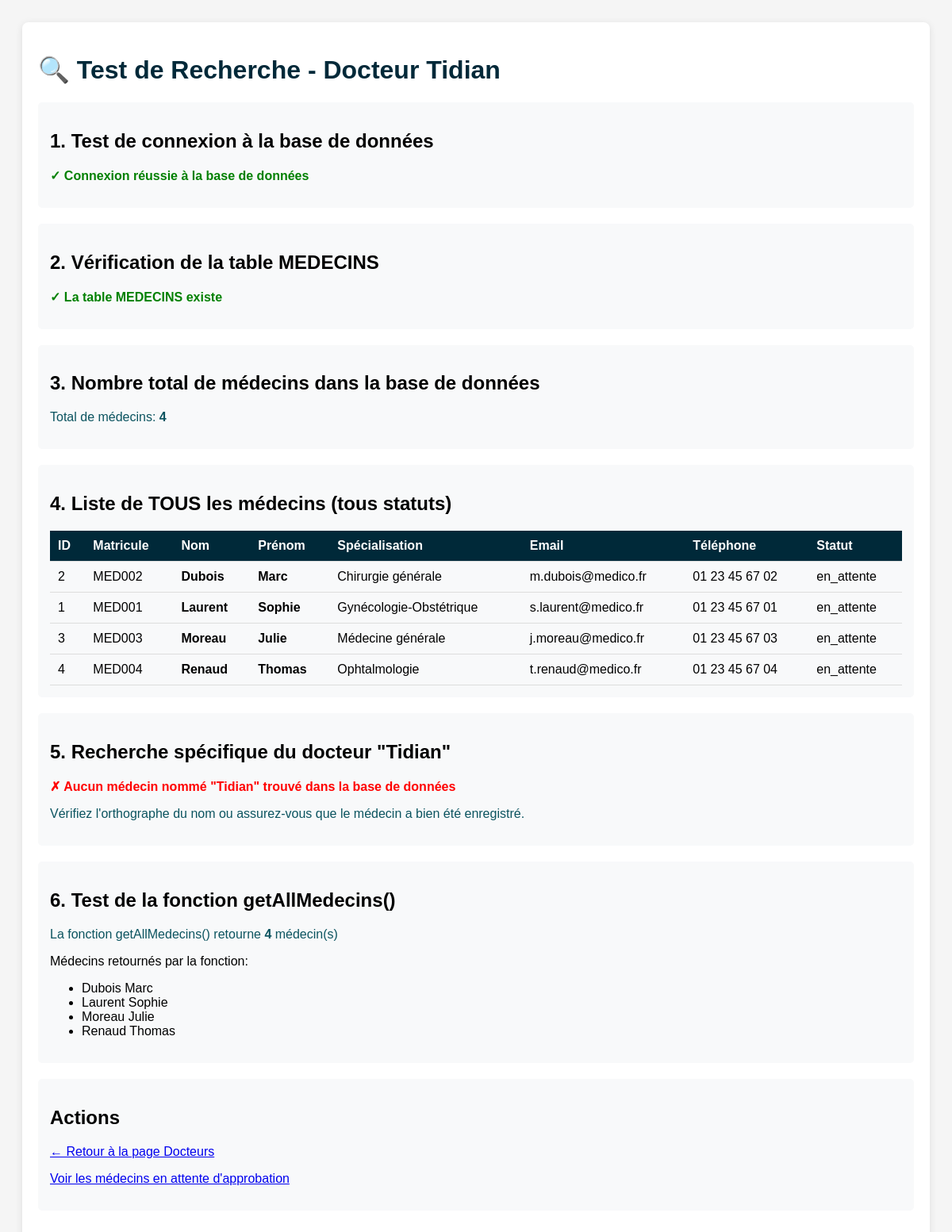
The page /test-tidian.php on the database its author committed.
### tables this page shows
CREATE TABLE IF NOT EXISTS `MEDECINS` (
    `id_med` INT AUTO_INCREMENT PRIMARY KEY,
    `Matricule_med` VARCHAR(50) UNIQUE NOT NULL,
    `Nom_med` VARCHAR(100) NOT NULL,
    `Prénom_med` VARCHAR(100) NOT NULL,
    `Spécialisation_med` VARCHAR(100) NOT NULL,
    `Tel_med` VARCHAR(20),
    `Email_med` VARCHAR(100) UNIQUE,
    `Photo_profil` VARCHAR(255) NULL,
    `statut` ENUM('en_attente', 'approuvé', 'refusé') DEFAULT 'en_attente',
    `Date_creation` TIMESTAMP DEFAULT CURRENT_TIMESTAMP,
    INDEX `idx_matricule_med` (`Matricule_med`),
    INDEX `idx_specialisation` (`Spécialisation_med`),
    UNIQUE INDEX `idx_email_med` (`Email_med`)
);

### config/database_functions.php (called while the page is built, shortened)
<?php
function getAllMedecins() {
    try {
        $pdo = bdd();
        $sql = "SELECT * FROM MEDECINS ORDER BY Nom_med, Prénom_med";
        $stmt = $pdo->query($sql);
        $result = $stmt->fetchAll(PDO::FETCH_ASSOC);
        return $result ? $result : [];
    } catch (PDOException $e) {
        if (strpos($e->getMessage(), "doesn't exist") !== false ||
            strpos($e->getMessage(), "n'existe pas") !== false) {
            throw new PDOException("La table MEDECINS n'existe pas. Veuillez exécuter install.php pour créer la base de données.");
        }
        error_log("Erreur getAllMedecins: " . $e->getMessage());
        return [];
    }
}
?>

### test-tidian.php (the view, shortened to what this page needs)
<?php
require_once 'config/database_functions.php';
?>
<!DOCTYPE html>
<html lang="fr">
<head>
</head>
<body>
    <div class="container">
        <h1>🔍 Test de Recherche - Docteur Tidian</h1>
        <?php
        try {
            $pdo = bdd();
            echo '<div class="section">';
            echo '<h2>1. Test de connexion à la base de données</h2>';
            echo '<p class="success">✓ Connexion réussie à la base de données</p>';
            echo '</div>';
            echo '<div class="section">';
            echo '<h2>2. Vérification de la table MEDECINS</h2>';
            $stmt = $pdo->query("SHOW TABLES LIKE 'MEDECINS'");
            if ($stmt->rowCount() > 0) {
                echo '<p class="success">✓ La table MEDECINS existe</p>';
            } else {
                echo '<p class="error">✗ La table MEDECINS n\'existe pas</p>';
            }
            echo '</div>';
            echo '<div class="section">';
            echo '<h2>3. Nombre total de médecins dans la base de données</h2>';
            $stmt = $pdo->query("SELECT COUNT(*) as total FROM MEDECINS");
            $count = $stmt->fetch(PDO::FETCH_ASSOC);
            echo '<p class="info">Total de médecins: <strong>' . $count['total'] . '</strong></p>';
            echo '</div>';
            echo '<div class="section">';
            echo '<h2>4. Liste de TOUS les médecins (tous statuts)</h2>';
            $stmt = $pdo->query("SELECT * FROM MEDECINS ORDER BY Nom_med, Prénom_med");
            $all_medecins = $stmt->fetchAll(PDO::FETCH_ASSOC);
            if (empty($all_medecins)) {
                echo '<p class="error">✗ Aucun médecin trouvé dans la base de données</p>';
            } else {
                echo '<table>';
                echo '<tr><th>ID</th><th>Matricule</th><th>Nom</th><th>Prénom</th><th>Spécialisation</th><th>Email</th><th>Téléphone</th><th>Statut</th></tr>';
                foreach ($all_medecins as $med) {
                    $highlight = (stripos($med['Nom_med'], 'Tidian') !== false || stripos($med['Prénom_med'], 'Tidian') !== false) ? 'style="background: #fff3cd;"' : '';
                    echo '<tr ' . $highlight . '>';
                    echo '<td>' . htmlspecialchars($med['id_med']) . '</td>';
                    echo '<td>' . htmlspecialchars($med['Matricule_med'] ?? 'N/A') . '</td>';
                    echo '<td><strong>' . htmlspecialchars($med['Nom_med']) . '</strong></td>';
                    echo '<td><strong>' . htmlspecialchars($med['Prénom_med']) . '</strong></td>';
                    echo '<td>' . htmlspecialchars($med['Spécialisation_med'] ?? 'N/A') . '</td>';
                    echo '<td>' . htmlspecialchars($med['Email_med'] ?? 'N/A') . '</td>';
                    echo '<td>' . htmlspecialchars($med['Tel_med'] ?? 'N/A') . '</td>';
                    echo '<td>' . htmlspecialchars($med['statut'] ?? 'N/A') . '</td>';
                    echo '</tr>';
                }
                echo '</table>';
            }
            echo '</div>';
            echo '<div class="section">';
            echo '<h2>5. Recherche spécifique du docteur "Tidian"</h2>';
            $stmt = $pdo->prepare("SELECT * FROM MEDECINS WHERE Nom_med LIKE ? OR Prénom_med LIKE ? OR Nom_med LIKE ? OR Prénom_med LIKE ?");
            $search_term = '%Tidian%';
            $stmt->execute([$search_term, $search_term, '%tidian%', '%tidian%']);
            $tidian_results = $stmt->fetchAll(PDO::FETCH_ASSOC);
            if (empty($tidian_results)) {
                echo '<p class="error">✗ Aucun médecin nommé "Tidian" trouvé dans la base de données</p>';
                echo '<p class="info">Vérifiez l\'orthographe du nom ou assurez-vous que le médecin a bien été enregistré.</p>';
            }
            echo '</div>';
            echo '<div class="section">';
            echo '<h2>6. Test de la fonction getAllMedecins()</h2>';
            $medecins_func = getAllMedecins();
            echo '<p class="info">La fonction getAllMedecins() retourne <strong>' . count($medecins_func) . '</strong> médecin(s)</p>';
            if (!empty($medecins_func)) {
                echo '<p>Médecins retournés par la fonction:</p>';
                echo '<ul>';
                foreach ($medecins_func as $med) {
                    $tidian_marker = (stripos($med['Nom_med'], 'Tidian') !== false || stripos($med['Prénom_med'], 'Tidian') !== false) ? ' <strong style="color: green;">[TIDIAN TROUVÉ]</strong>' : '';
                    echo '<li>' . htmlspecialchars($med['Nom_med'] . ' ' . $med['Prénom_med']) . $tidian_marker . '</li>';
                }
                echo '</ul>';
            }
            echo '</div>';
        } catch (Exception $e) {
            echo '<div class="section">';
            echo '<h2 style="color: red;">Erreur</h2>';
            echo '<p class="error">' . htmlspecialchars($e->getMessage()) . '</p>';
            echo '</div>';
        }
        ?>
        <div class="section">
            <h2>Actions</h2>
            <p><a href="docteurs.php">← Retour à la page Docteurs</a></p>
            <p><a href="admin/approuver-medecins.php">Voir les médecins en attente d'approbation</a></p>
        </div>
    </div>
</body>
</html>

### test-tidian.php (style rules this page uses)
body { font-family: Arial, sans-serif; padding: 20px; background: #f5f5f5; }
.container { max-width: 1200px; margin: 0 auto; background: white; padding: 20px; border-radius: 8px; box-shadow: 0 2px 10px rgba(0,0,0,0.1); }
h1 { color: #002939; }
.section { margin: 20px 0; padding: 15px; background: #f8f9fa; border-radius: 5px; }
table { width: 100%; border-collapse: collapse; margin-top: 10px; }
th, td { padding: 10px; text-align: left; border-bottom: 1px solid #ddd; }
th { background: #002939; color: white; }
.success { color: green; font-weight: bold; }
.error { color: red; font-weight: bold; }
.info { color: #0c5460; }

### rows shown on the page
medecins: id_med "2", Matricule_med "MED002", Nom_med "Dubois", Prénom_med "Marc", Spécialisation_med "Chirurgie générale", Email_med "m.dubois@medico.fr", Tel_med "01 23 45 67 02", statut "en_attente", Nom_med+Prénom_med "Dubois Marc"
medecins: id_med "1", Matricule_med "MED001", Nom_med "Laurent", Prénom_med "Sophie", Spécialisation_med "Gynécologie-Obstétrique", Email_med "s.laurent@medico.fr", Tel_med "01 23 45 67 01", statut "en_attente", Nom_med+Prénom_med "Laurent Sophie"
medecins: id_med "3", Matricule_med "MED003", Nom_med "Moreau", Prénom_med "Julie", Spécialisation_med "Médecine générale", Email_med "j.moreau@medico.fr", Tel_med "01 23 45 67 03", statut "en_attente", Nom_med+Prénom_med "Moreau Julie"
medecins: id_med "4", Matricule_med "MED004", Nom_med "Renaud", Prénom_med "Thomas", Spécialisation_med "Ophtalmologie", Email_med "t.renaud@medico.fr", Tel_med "01 23 45 67 04", statut "en_attente", Nom_med+Prénom_med "Renaud Thomas"

### other values the page prints
$count['total'] "4"
count($medecins_func) "4"
